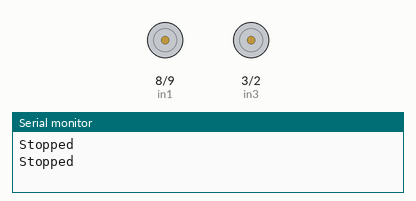
This sketch was run on a simulated Arduino Uno, built with avr-gcc and run on an emulated ATmega328P. On the bench: motor-driver pin pairs drawn as motors (green arrow = first pin HIGH = forward, orange = second pin HIGH = backward, longer = more drive, scaled by the enable pin), the last lines printed to the serial monitor.

Above: at 1.0 s.
At 6.38 s:
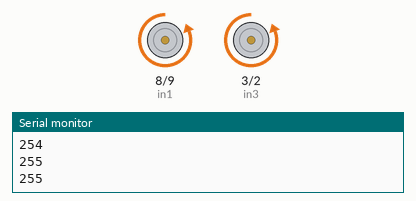
At 11.29 s:
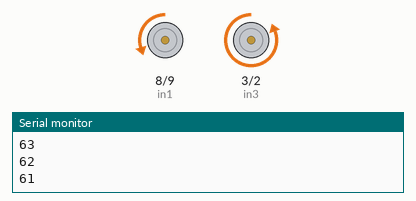
Timing chart, 0 to 21.1 s (numbered marks = the images above):
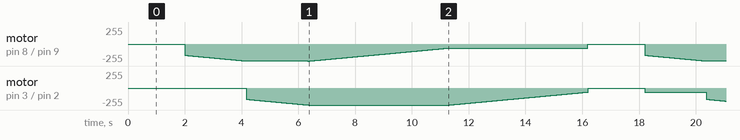

The sketch:

L298N_dual_h_bridge.ino
```cpp
// connect motor controller pins to Arduino digital pins


// DemoTwo up 170
//DemoTwo Noise 230
//DemmoTwo Down


//motor1
int enA = 11;
int in1 = 8;
int in2 = 9;

//motor2
int enB = 5;
int in3 = 3;
int in4 = 2;


//method start
void printOut(String out){
    Serial.println(out);
  }

void printOut(int out){
    Serial.println(out);
  }


 void accel(int pin, int startSignal, int endSignal){
    printOut("Accel");
    for (int i = startSignal; i < endSignal; i++)
     {
       printOut(i);
       analogWrite(pin, i);
        delay(200);
     }
  }
  void accel(int pin, int startSignal, int endSignal,int delayTime){
    printOut("Accel");
    for (int i = startSignal; i < endSignal; i++)
     {
       printOut(i);
       analogWrite(pin, i);
        delay(delayTime);
     }
  }

    void decel(int pin, int startSignal, int endSignal){
      printOut("Decel");
    for (int i = startSignal; i > endSignal; i--)
     {
       printOut(i);
       analogWrite(pin, i);
        delay(200);
     }
  }
  void decel(int pin, int startSignal, int endSignal,int delayTime){
    printOut("Decel");
    for (int i = startSignal; i > endSignal; i--)
     {
       printOut(i);
       analogWrite(pin, i);
        delay(delayTime);
     }
  }

void analog(int pin, int startSignal, int endSignal){
    if (startSignal > endSignal)
      decel(pin, startSignal,endSignal);
    else if(startSignal < endSignal)
        accel(pin, startSignal,endSignal);
      else if (startSignal == endSignal){
        printOut(startSignal);
        analogWrite(pin,startSignal);
        delay(200);
      }
  }

  void analog(int pin,int startSignal, int endSignal, int delayTime){
    if (startSignal > endSignal)
      decel(pin, startSignal,endSignal,delayTime);
    else if(startSignal < endSignal)
        accel(pin, startSignal,endSignal,delayTime);
      else if (startSignal == endSignal){
        printOut(startSignal);
        analogWrite(pin,startSignal);
        delay(delayTime);
      }
  }

  void forward1(){
    printOut("Forward");
    digitalWrite(in1, HIGH);
    digitalWrite(in2, LOW);
  }
  void forward2(){
    printOut("Forward");
    digitalWrite(in3, HIGH);
    digitalWrite(in4, LOW);
  }

  void backward1(){
    printOut("Backward");
    digitalWrite(in1, LOW);
    digitalWrite(in2, HIGH);
  }
  void backward2(){
    printOut("Backward");
    digitalWrite(in3, LOW);
    digitalWrite(in4, HIGH);
  }

  void stopMotor1(){
    printOut("Stopped");
    digitalWrite(in1, LOW);
    digitalWrite(in2, LOW);
  }
  void stopMotor2(){
    printOut("Stopped");
    digitalWrite(in3, LOW);
    digitalWrite(in4, LOW);
  }

//  void backward(){
//  backward1();
//  backward2();
//}
//
//void forward(){
//  forward1();
//  forward2();
//}
//
//void stopMotor(){
//  stopMotor1();
//  stopMotor2();
//}
//
//void analogBoth(int startValue, int endValue, int delayTime){
//  analog(enA,startValue,endValue,delayTime);
//  analog(enB,startValue,endValue,delayTime);
//}
//
//void analogBoth(int startValue, int endValue){
//  analog(enA,startValue,endValue);
//  analog(enB,startValue,endValue);
//}

  //method stop


void demoOne()
{
  Serial.println("demoOne");
  // this function will run the motors in both directions at a fixed speed
  // turn on motor A
  digitalWrite(in1, HIGH);
  digitalWrite(in2, LOW);
  // set speed to 200 out of possible range 0~255
  Serial.println("Analog1");
  analogWrite(enA, 50);
////   turn on motor B
//  digitalWrite(in3, HIGH);
//  digitalWrite(in4, LOW);
//  // set speed to 200 out of possible range 0~255
//  analogWrite(enB, 200);
  delay(2000);
  // now change motor directions
  Serial.println("FLip");
  digitalWrite(in1, LOW);
  digitalWrite(in2, HIGH);
//  digitalWrite(in3, LOW);
//  digitalWrite(in4, HIGH);
  delay(2000);
  // now turn off motors
  Serial.println("off");
  digitalWrite(in1, LOW);
  digitalWrite(in2, LOW);
//  digitalWrite(in3, LOW);
//  digitalWrite(in4, LOW);
}
void demoTwo()
{
  Serial.println("demoTwo");
  // this function will run the motors across the range of possible speeds
  // note that maximum speed is determined by the motor itself and the operating voltage
  // the PWM values sent by analogWrite() are fractions of the maximum speed possible
  // by your hardware
  // turn on motors
  digitalWrite(in1, LOW);
  digitalWrite(in2, HIGH);
//  digitalWrite(in3, LOW);
//  digitalWrite(in4, HIGH);
  // accelerate from zero to maximum speed
  Serial.println("Accel");
  for (int i = 120; i < 256; i++)
  {
    Serial.println(i);
    analogWrite(enA, i);
//    analogWrite(enB, i);
    delay(200);
  }
  // decelerate from maximum speed to zero
  Serial.println("decel");
  for (int i = 255; i >= 0; --i)
  {
    Serial.println(i);
    analogWrite(enA, i);
//    analogWrite(enB, i);
    delay(200);
  }
  // now turn off motors
  Serial.println("off");
  digitalWrite(in1, LOW);
  digitalWrite(in2, LOW);
//  digitalWrite(in3, LOW);
//  digitalWrite(in4, LOW);
}

void demoThree()
{
  Serial.println("demoFour");
  digitalWrite(in2, LOW);
  digitalWrite(in1, HIGH);
  Serial.println("Accel");
  for (int i = 120; i < 256; i++)
  {
    Serial.println(i);
    analogWrite(enA, i);
//    analogWrite(enB, i);
    delay(200);
  }
  Serial.println("decel");
  for (int i = 255; i >= 0; --i)
  {
    Serial.println(i);
    analogWrite(enA, i);
    delay(200);
  }
  Serial.println("off");
  digitalWrite(in1, LOW);
  digitalWrite(in2, LOW);
}

void demoFour(){
  Serial.println("demoTwo");
  digitalWrite(in1, LOW);
  digitalWrite(in2, HIGH);
  Serial.println("Accel");
  for (int i =  250; i <255 ; i++)
  {
    Serial.println(i);
    analogWrite(enA, i);
    delay(100);
  }

    for (int i = 255; i >= 100; --i)
  {
    Serial.println(i);
    analogWrite(enA, i);
    delay(100);
  }

    for (int i = 100; i >= 65; --i)
  {
    Serial.println(i);
    analogWrite(enA, i);
    delay(1000);
  }


  Serial.println("decel");
  for (int i = 65; i >= 0; --i)
  {
    Serial.println(i);
    analogWrite(enA, i);
    delay(2000);
  }
  Serial.println("off");
  digitalWrite(in1, LOW);
  digitalWrite(in2, LOW);
}


void mainTest()
{
  printOut("\n");
  printOut("Main");

 backward();

  analog(169,256,25);

  analog(255,255,10000);

  analog(256,60,25);

  printOut("Off");
  stopMotor();
}


void backward(){
  backward1();
  backward2();
}

void forward(){
  forward1();
  forward2();
}

void stopMotor(){
  stopMotor1();
  stopMotor2();
}

void analogBoth(int startValue, int endValue, int delayTime){
  analog(enA,startValue,endValue,delayTime);
  analog(enB,startValue,endValue,delayTime);
}

void analogBoth(int startValue, int endValue){
  analog(enA,startValue,endValue);
  analog(enB,startValue,endValue);
}


void runDuration(int duration)
{
  printOut("\n");
  printOut("Main");

 backward();

  analogBoth(169,255,25);
//  int sv= 169;
//  int ev= 255;
//  int dt= 25;
//  analog(enA,sv,ev,dt);
//  analog(enB,sv,ev,dt);

  analogBoth(255,255,25);
//  int sv1= 255;
//  int ev1= 255;
//  int dt1= 25;
//  analog(enA,sv1,ev1,dt1);
//  analog(enB,sv1,ev1,dt1);

  analogBoth(255,60,25);
//  int sv2= 255;
//  int ev2= 60;
//  int dt2= 25;
//  analog(enA,sv2,ev2,dt2);
//  analog(enB,sv2,ev2,dt2);

  printOut("Off");
  stopMotor();
}


void setup()
{
  // set all the motor control pins to outputs
  pinMode(enA, OUTPUT);
  pinMode(enB, OUTPUT);
  pinMode(in1, OUTPUT);
  pinMode(in2, OUTPUT);
  pinMode(in3, OUTPUT);
  pinMode(in4, OUTPUT);

  Serial.begin(9600);
}

void loop()
{
stopMotor();
delay(2000);
runDuration(5000);

}
```
